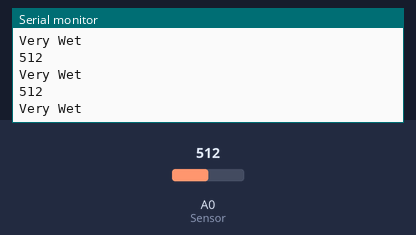
The sketch below on a simulated Arduino Uno, built with avr-gcc and run on an emulated ATmega328P. Parts: the last lines printed to the serial monitor. Inputs (shaded band) come from the test bench; at power-on: A0 (Sensor) = 512.

Above: at 1.2 s.
1.3 s: A0 (Sensor) set to 716
At 1.31 s:
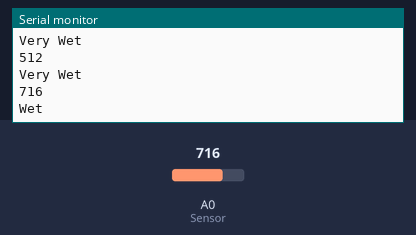
2.9 s: A0 (Sensor) set to 900
At 2.92 s:
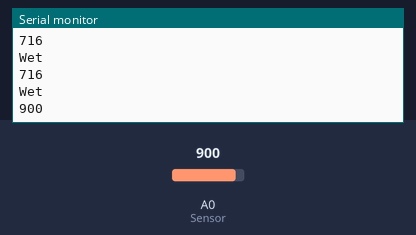
Timing chart, 0 to 5.9 s (numbered marks = the images above; inputs shaded):
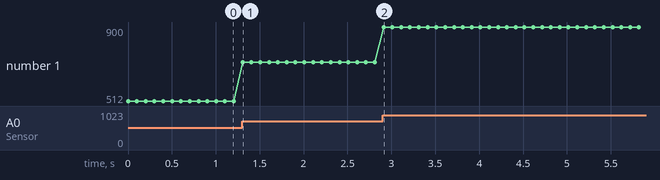

Measured:
- after the input at 1.3 s, the serial monitor: prints a new line at once (image 1)
- after the input at 2.9 s, the serial monitor: prints a new line at once (image 2)
- plotted number 1: 512 → 716 after the input at 1.3 s, 716 → 900 after the input at 2.9 s

The sketch:

node-soil.ino
```cpp
const int AirValue = 890;   //you need to replace this value with Value_1
const int WaterValue = 470;  //you need to replace this value with Value_2
int intervals = (AirValue - WaterValue)/3;
int soilMoistureValue = 0;
void setup() {
  Serial.begin(115200); // open serial port, set the baud rate to 9600 bps
}
void loop() {
soilMoistureValue = analogRead(A0);  //put Sensor insert into soil
Serial.println(soilMoistureValue);
if(soilMoistureValue > WaterValue && soilMoistureValue < (WaterValue + intervals))
{
  Serial.println("Very Wet");
}
else if(soilMoistureValue > (WaterValue + intervals) && soilMoistureValue < (AirValue - intervals))
{
  Serial.println("Wet");
}
else if(soilMoistureValue < AirValue && soilMoistureValue > (AirValue - intervals))
{
  Serial.println("Dry");
}
delay(100);
}
```
